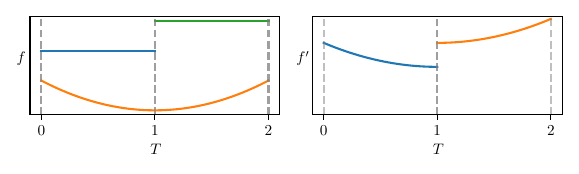

Here is the Python script that generated this plot:
# for now try to generate the multiset of intervals automatically
import pstats
import cProfile
import matplotlib.pyplot as plt
from os.path import join
import numpy as np
from volume.VolumePoly import VolumePoly
from sympy import poly
from sympy.abc import T

# get all settings and constants
from plot_config import *


def experiment():
    fig, axs = plt.subplots(1, 2, figsize=(fig_width_in, 0.3*fig_width_in))  # 2x1 grid layout

    f = VolumePoly(intervals=[(0,1), (0,2), (1,2)], polys=[2,poly("(T-1)^2",T),3])

    f.fancy_print()

    plt.sca(axs[0])
    f.plot(no_show=True)

    plt.sca(axs[1])
    f.simplify()
    f.plot(no_show=True)

    for ax in axs:
        ax.set_yticks([])

    axs[0].set_xlabel("$T$")
    axs[0].set_ylabel(r"$f$",  labelpad=7)

    axs[1].set_xlabel("$T$")
    axs[1].set_ylabel(r"$f'$",  labelpad=7)

    plt.tight_layout()  # Adjust layout to fit within the figure size

    # plt.show()
    plt.savefig("01_simplify_vis.pdf")  # Use .pgf if you prefer

pr = cProfile.Profile()
pr.enable()
experiment()
pr.disable()
pr.dump_stats("01_simplify_vis.prof")

# # Print the profiling results
p = pstats.Stats('01_simplify_vis.prof')
p.strip_dirs().sort_stats('cumulative').print_stats(10)
